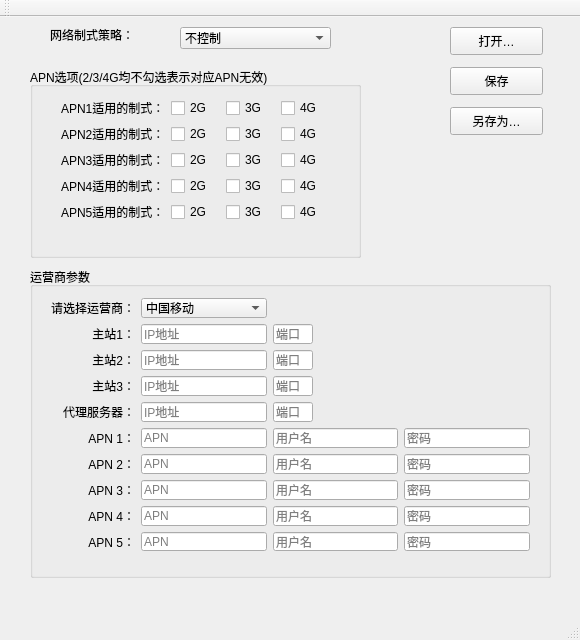
<?xml version="1.0" encoding="UTF-8"?>
<ui version="4.0">
 <class>MainWindow</class>
 <widget class="QMainWindow" name="MainWindow">
  <property name="geometry">
   <rect>
    <x>0</x>
    <y>0</y>
    <width>580</width>
    <height>640</height>
   </rect>
  </property>
  <property name="sizePolicy">
   <sizepolicy hsizetype="Fixed" vsizetype="Fixed">
    <horstretch>0</horstretch>
    <verstretch>0</verstretch>
   </sizepolicy>
  </property>
  <property name="minimumSize">
   <size>
    <width>580</width>
    <height>640</height>
   </size>
  </property>
  <property name="maximumSize">
   <size>
    <width>580</width>
    <height>640</height>
   </size>
  </property>
  <property name="windowTitle">
   <string>MainWindow</string>
  </property>
  <widget class="QWidget" name="centralWidget">
   <widget class="QComboBox" name="comboBoxNetMode">
    <property name="geometry">
     <rect>
      <x>180</x>
      <y>10</y>
      <width>151</width>
      <height>22</height>
     </rect>
    </property>
    <item>
     <property name="text">
      <string>不控制</string>
     </property>
    </item>
    <item>
     <property name="text">
      <string>4/2/3G循环切换</string>
     </property>
    </item>
    <item>
     <property name="text">
      <string>锁定4G</string>
     </property>
    </item>
    <item>
     <property name="text">
      <string>锁定3G</string>
     </property>
    </item>
    <item>
     <property name="text">
      <string>锁定2G</string>
     </property>
    </item>
   </widget>
   <widget class="QGroupBox" name="groupBox">
    <property name="geometry">
     <rect>
      <x>30</x>
      <y>250</y>
      <width>521</width>
      <height>311</height>
     </rect>
    </property>
    <property name="title">
     <string>运营商参数</string>
    </property>
    <widget class="QWidget" name="gridLayoutWidget">
     <property name="geometry">
      <rect>
       <x>10</x>
       <y>20</y>
       <width>501</width>
       <height>275</height>
      </rect>
     </property>
     <layout class="QGridLayout" name="gridLayout">
      <item row="9" column="3">
       <widget class="QLineEdit" name="lineEditPassword5">
        <property name="maxLength">
         <number>32</number>
        </property>
        <property name="placeholderText">
         <string>密码</string>
        </property>
       </widget>
      </item>
      <item row="9" column="2">
       <widget class="QLineEdit" name="lineEditUsername5">
        <property name="maxLength">
         <number>32</number>
        </property>
        <property name="placeholderText">
         <string>用户名</string>
        </property>
       </widget>
      </item>
      <item row="7" column="2">
       <widget class="QLineEdit" name="lineEditUsername3">
        <property name="maxLength">
         <number>32</number>
        </property>
        <property name="placeholderText">
         <string>用户名</string>
        </property>
       </widget>
      </item>
      <item row="8" column="3">
       <widget class="QLineEdit" name="lineEditPassword4">
        <property name="maxLength">
         <number>32</number>
        </property>
        <property name="placeholderText">
         <string>密码</string>
        </property>
       </widget>
      </item>
      <item row="8" column="2">
       <widget class="QLineEdit" name="lineEditUsername4">
        <property name="maxLength">
         <number>32</number>
        </property>
        <property name="placeholderText">
         <string>用户名</string>
        </property>
       </widget>
      </item>
      <item row="7" column="3">
       <widget class="QLineEdit" name="lineEditPassword3">
        <property name="maxLength">
         <number>32</number>
        </property>
        <property name="placeholderText">
         <string>密码</string>
        </property>
       </widget>
      </item>
      <item row="6" column="3">
       <widget class="QLineEdit" name="lineEditPassword2">
        <property name="maxLength">
         <number>32</number>
        </property>
        <property name="placeholderText">
         <string>密码</string>
        </property>
       </widget>
      </item>
      <item row="6" column="2">
       <widget class="QLineEdit" name="lineEditUsername2">
        <property name="maxLength">
         <number>32</number>
        </property>
        <property name="placeholderText">
         <string>用户名</string>
        </property>
       </widget>
      </item>
      <item row="5" column="3">
       <widget class="QLineEdit" name="lineEditPassword1">
        <property name="maxLength">
         <number>32</number>
        </property>
        <property name="placeholderText">
         <string>密码</string>
        </property>
       </widget>
      </item>
      <item row="8" column="1">
       <widget class="QLineEdit" name="lineEditAPN4">
        <property name="maxLength">
         <number>32</number>
        </property>
        <property name="placeholderText">
         <string>APN</string>
        </property>
       </widget>
      </item>
      <item row="3" column="2">
       <widget class="QLineEdit" name="lineEditPort3">
        <property name="maximumSize">
         <size>
          <width>40</width>
          <height>16777215</height>
         </size>
        </property>
        <property name="placeholderText">
         <string>端口</string>
        </property>
       </widget>
      </item>
      <item row="3" column="0">
       <widget class="QLabel" name="label_3">
        <property name="text">
         <string>主站3：</string>
        </property>
        <property name="alignment">
         <set>Qt::AlignRight|Qt::AlignTrailing|Qt::AlignVCenter</set>
        </property>
       </widget>
      </item>
      <item row="2" column="0">
       <widget class="QLabel" name="label_2">
        <property name="text">
         <string>主站2：</string>
        </property>
        <property name="alignment">
         <set>Qt::AlignRight|Qt::AlignTrailing|Qt::AlignVCenter</set>
        </property>
       </widget>
      </item>
      <item row="4" column="0">
       <widget class="QLabel" name="label_4">
        <property name="text">
         <string>代理服务器：</string>
        </property>
        <property name="alignment">
         <set>Qt::AlignRight|Qt::AlignTrailing|Qt::AlignVCenter</set>
        </property>
       </widget>
      </item>
      <item row="3" column="1">
       <widget class="QLineEdit" name="lineEditIP3">
        <property name="placeholderText">
         <string>IP地址</string>
        </property>
       </widget>
      </item>
      <item row="4" column="1">
       <widget class="QLineEdit" name="lineEditIPProxy">
        <property name="placeholderText">
         <string>IP地址</string>
        </property>
       </widget>
      </item>
      <item row="1" column="0">
       <widget class="QLabel" name="label">
        <property name="text">
         <string>主站1：</string>
        </property>
        <property name="alignment">
         <set>Qt::AlignRight|Qt::AlignTrailing|Qt::AlignVCenter</set>
        </property>
       </widget>
      </item>
      <item row="1" column="1">
       <widget class="QLineEdit" name="lineEditIP1">
        <property name="statusTip">
         <string/>
        </property>
        <property name="placeholderText">
         <string>IP地址</string>
        </property>
       </widget>
      </item>
      <item row="9" column="0">
       <widget class="QLabel" name="label_9">
        <property name="text">
         <string>APN 5：</string>
        </property>
        <property name="alignment">
         <set>Qt::AlignRight|Qt::AlignTrailing|Qt::AlignVCenter</set>
        </property>
       </widget>
      </item>
      <item row="5" column="2">
       <widget class="QLineEdit" name="lineEditUsername1">
        <property name="maxLength">
         <number>32</number>
        </property>
        <property name="placeholderText">
         <string>用户名</string>
        </property>
       </widget>
      </item>
      <item row="1" column="2">
       <widget class="QLineEdit" name="lineEditPort1">
        <property name="maximumSize">
         <size>
          <width>40</width>
          <height>16777215</height>
         </size>
        </property>
        <property name="placeholderText">
         <string>端口</string>
        </property>
       </widget>
      </item>
      <item row="7" column="1">
       <widget class="QLineEdit" name="lineEditAPN3">
        <property name="maxLength">
         <number>32</number>
        </property>
        <property name="placeholderText">
         <string>APN</string>
        </property>
       </widget>
      </item>
      <item row="8" column="0">
       <widget class="QLabel" name="label_8">
        <property name="text">
         <string>APN 4：</string>
        </property>
        <property name="alignment">
         <set>Qt::AlignRight|Qt::AlignTrailing|Qt::AlignVCenter</set>
        </property>
       </widget>
      </item>
      <item row="6" column="1">
       <widget class="QLineEdit" name="lineEditAPN2">
        <property name="maxLength">
         <number>32</number>
        </property>
        <property name="placeholderText">
         <string>APN</string>
        </property>
       </widget>
      </item>
      <item row="4" column="2">
       <widget class="QLineEdit" name="lineEditPortProxy">
        <property name="maximumSize">
         <size>
          <width>40</width>
          <height>16777215</height>
         </size>
        </property>
        <property name="placeholderText">
         <string>端口</string>
        </property>
       </widget>
      </item>
      <item row="2" column="2">
       <widget class="QLineEdit" name="lineEditPort2">
        <property name="maximumSize">
         <size>
          <width>40</width>
          <height>16777215</height>
         </size>
        </property>
        <property name="placeholderText">
         <string>端口</string>
        </property>
       </widget>
      </item>
      <item row="9" column="1">
       <widget class="QLineEdit" name="lineEditAPN5">
        <property name="maxLength">
         <number>32</number>
        </property>
        <property name="placeholderText">
         <string>APN</string>
        </property>
       </widget>
      </item>
      <item row="5" column="1">
       <widget class="QLineEdit" name="lineEditAPN1">
        <property name="maxLength">
         <number>32</number>
        </property>
        <property name="placeholderText">
         <string>APN</string>
        </property>
       </widget>
      </item>
      <item row="5" column="0">
       <widget class="QLabel" name="label_5">
        <property name="text">
         <string>APN 1：</string>
        </property>
        <property name="alignment">
         <set>Qt::AlignRight|Qt::AlignTrailing|Qt::AlignVCenter</set>
        </property>
       </widget>
      </item>
      <item row="6" column="0">
       <widget class="QLabel" name="label_6">
        <property name="text">
         <string>APN 2：</string>
        </property>
        <property name="alignment">
         <set>Qt::AlignRight|Qt::AlignTrailing|Qt::AlignVCenter</set>
        </property>
       </widget>
      </item>
      <item row="7" column="0">
       <widget class="QLabel" name="label_7">
        <property name="text">
         <string>APN 3：</string>
        </property>
        <property name="alignment">
         <set>Qt::AlignRight|Qt::AlignTrailing|Qt::AlignVCenter</set>
        </property>
       </widget>
      </item>
      <item row="2" column="1">
       <widget class="QLineEdit" name="lineEditIP2">
        <property name="placeholderText">
         <string>IP地址</string>
        </property>
       </widget>
      </item>
      <item row="0" column="1">
       <widget class="QComboBox" name="comboBoxNetOperator">
        <item>
         <property name="text">
          <string>中国移动</string>
         </property>
        </item>
        <item>
         <property name="text">
          <string>中国联通</string>
         </property>
        </item>
        <item>
         <property name="text">
          <string>中国电信</string>
         </property>
        </item>
       </widget>
      </item>
      <item row="0" column="0">
       <widget class="QLabel" name="label_15">
        <property name="text">
         <string>请选择运营商：</string>
        </property>
        <property name="alignment">
         <set>Qt::AlignRight|Qt::AlignTrailing|Qt::AlignVCenter</set>
        </property>
       </widget>
      </item>
     </layout>
    </widget>
   </widget>
   <widget class="QGroupBox" name="groupBox_2">
    <property name="geometry">
     <rect>
      <x>30</x>
      <y>50</y>
      <width>331</width>
      <height>191</height>
     </rect>
    </property>
    <property name="title">
     <string>APN选项(2/3/4G均不勾选表示对应APN无效)</string>
    </property>
    <widget class="QWidget" name="gridLayoutWidget_2">
     <property name="geometry">
      <rect>
       <x>20</x>
       <y>20</y>
       <width>291</width>
       <height>151</height>
      </rect>
     </property>
     <layout class="QGridLayout" name="gridLayout_2">
      <item row="0" column="4">
       <widget class="QCheckBox" name="checkBoxAPN14G">
        <property name="text">
         <string>4G</string>
        </property>
       </widget>
      </item>
      <item row="2" column="0">
       <widget class="QLabel" name="label_12">
        <property name="text">
         <string>APN3适用的制式：</string>
        </property>
       </widget>
      </item>
      <item row="1" column="0">
       <widget class="QLabel" name="label_11">
        <property name="text">
         <string>APN2适用的制式：</string>
        </property>
       </widget>
      </item>
      <item row="0" column="2">
       <widget class="QCheckBox" name="checkBoxAPN12G">
        <property name="text">
         <string>2G</string>
        </property>
       </widget>
      </item>
      <item row="3" column="0">
       <widget class="QLabel" name="label_13">
        <property name="text">
         <string>APN4适用的制式：</string>
        </property>
       </widget>
      </item>
      <item row="0" column="3">
       <widget class="QCheckBox" name="checkBoxAPN13G">
        <property name="text">
         <string>3G</string>
        </property>
       </widget>
      </item>
      <item row="4" column="0">
       <widget class="QLabel" name="label_14">
        <property name="text">
         <string>APN5适用的制式：</string>
        </property>
       </widget>
      </item>
      <item row="1" column="2">
       <widget class="QCheckBox" name="checkBoxAPN22G">
        <property name="text">
         <string>2G</string>
        </property>
       </widget>
      </item>
      <item row="2" column="2">
       <widget class="QCheckBox" name="checkBoxAPN32G">
        <property name="text">
         <string>2G</string>
        </property>
       </widget>
      </item>
      <item row="3" column="2">
       <widget class="QCheckBox" name="checkBoxAPN42G">
        <property name="text">
         <string>2G</string>
        </property>
       </widget>
      </item>
      <item row="4" column="2">
       <widget class="QCheckBox" name="checkBoxAPN52G">
        <property name="text">
         <string>2G</string>
        </property>
       </widget>
      </item>
      <item row="1" column="3">
       <widget class="QCheckBox" name="checkBoxAPN23G">
        <property name="text">
         <string>3G</string>
        </property>
       </widget>
      </item>
      <item row="2" column="3">
       <widget class="QCheckBox" name="checkBoxAPN33G">
        <property name="text">
         <string>3G</string>
        </property>
       </widget>
      </item>
      <item row="3" column="3">
       <widget class="QCheckBox" name="checkBoxAPN43G">
        <property name="text">
         <string>3G</string>
        </property>
       </widget>
      </item>
      <item row="4" column="3">
       <widget class="QCheckBox" name="checkBoxAPN53G">
        <property name="text">
         <string>3G</string>
        </property>
       </widget>
      </item>
      <item row="1" column="4">
       <widget class="QCheckBox" name="checkBoxAPN24G">
        <property name="text">
         <string>4G</string>
        </property>
       </widget>
      </item>
      <item row="2" column="4">
       <widget class="QCheckBox" name="checkBoxAPN34G">
        <property name="text">
         <string>4G</string>
        </property>
       </widget>
      </item>
      <item row="3" column="4">
       <widget class="QCheckBox" name="checkBoxAPN44G">
        <property name="text">
         <string>4G</string>
        </property>
       </widget>
      </item>
      <item row="4" column="4">
       <widget class="QCheckBox" name="checkBoxAPN54G">
        <property name="text">
         <string>4G</string>
        </property>
       </widget>
      </item>
      <item row="0" column="0">
       <widget class="QLabel" name="label_10">
        <property name="text">
         <string>APN1适用的制式：</string>
        </property>
       </widget>
      </item>
     </layout>
    </widget>
   </widget>
   <widget class="QLabel" name="label_16">
    <property name="geometry">
     <rect>
      <x>50</x>
      <y>10</y>
      <width>111</width>
      <height>16</height>
     </rect>
    </property>
    <property name="text">
     <string>网络制式策略：</string>
    </property>
   </widget>
   <widget class="QPushButton" name="pushButtonOpen">
    <property name="geometry">
     <rect>
      <x>450</x>
      <y>10</y>
      <width>93</width>
      <height>28</height>
     </rect>
    </property>
    <property name="text">
     <string>打开…</string>
    </property>
   </widget>
   <widget class="QPushButton" name="pushButtonSave">
    <property name="geometry">
     <rect>
      <x>450</x>
      <y>50</y>
      <width>93</width>
      <height>28</height>
     </rect>
    </property>
    <property name="text">
     <string>保存</string>
    </property>
   </widget>
   <widget class="QPushButton" name="pushButtonSaveAs">
    <property name="geometry">
     <rect>
      <x>450</x>
      <y>90</y>
      <width>93</width>
      <height>28</height>
     </rect>
    </property>
    <property name="text">
     <string>另存为…</string>
    </property>
   </widget>
  </widget>
  <widget class="QMenuBar" name="menuBar">
   <property name="geometry">
    <rect>
     <x>0</x>
     <y>0</y>
     <width>580</width>
     <height>26</height>
    </rect>
   </property>
  </widget>
  <widget class="QToolBar" name="mainToolBar">
   <attribute name="toolBarArea">
    <enum>TopToolBarArea</enum>
   </attribute>
   <attribute name="toolBarBreak">
    <bool>false</bool>
   </attribute>
  </widget>
  <widget class="QStatusBar" name="statusBar"/>
 </widget>
 <layoutdefault spacing="6" margin="11"/>
 <resources/>
 <connections/>
</ui>
